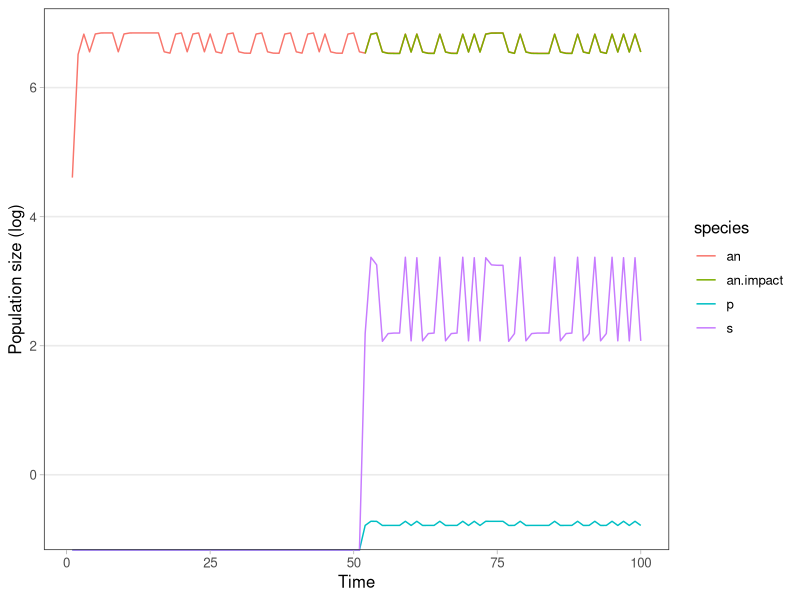
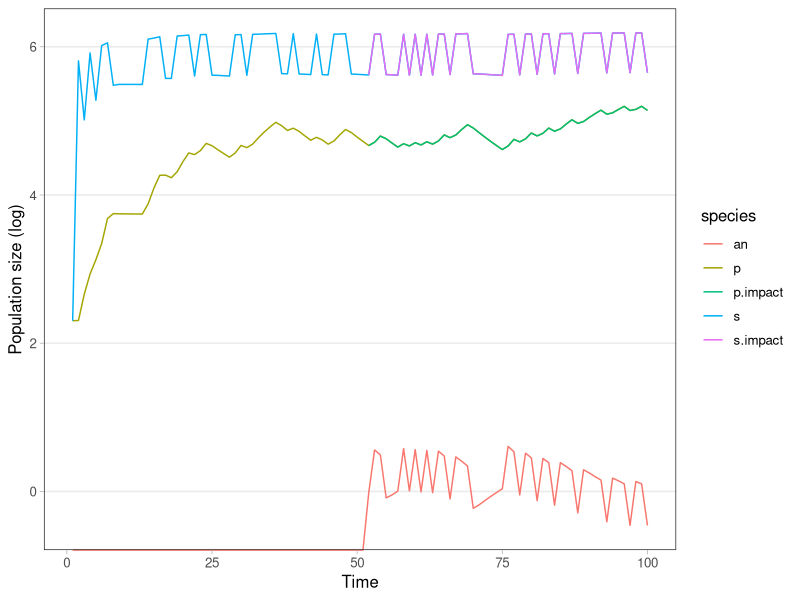

The R source for these figures, in order:
## ---- chunk 1
knitr::opts_chunk$set(echo = TRUE)
library(tidyverse)

## Personal ggplot theme
theme_cw <- function () { 
  theme_bw(base_size=12) %+replace% 
    theme(
      panel.background = element_blank(), 
      plot.background = element_blank(), 
      axis.ticks = element_line(colour = "grey70", size = rel(0.5)),
      panel.grid.minor = element_blank(), 
      panel.grid.major.x = element_blank(),
      legend.background = element_blank(), 
      legend.key = element_blank(),
      strip.background = element_blank(), 
      #  strip.text=element_text(size=12),
      #  axis.text=element_text(size=12),
      complete = TRUE
    )
}
## ---- chunk 2
# main parameters
pars <- read.csv('model_parameters_perennials.csv') %>%
  mutate(seed.surv = NULL)

# adding average values to the parameter df
an.means <- pars %>%
  filter(species == 'an') %>% 
  select(a.an, a.s, a.p, lambda, seed.germ) %>%
  colMeans()
s.means <- pars %>%
  filter(species == 's') %>% 
  select(a.an, a.s, a.p, seed.germ, stem.surv) %>%
  colMeans()
p.means <- pars %>%
  filter(species == 'p') %>%
  select(a.an, a.s, a.p, lambda, stem.surv) %>%
  colMeans()

pars <- pars %>%
  add_row(treatment = 'average', species = 'an', 
          a.an = an.means['a.an'], a.s = an.means['a.s'], a.p = an.means['a.p'],
          lambda = an.means['lambda'], seed.germ = an.means['seed.germ'], 
          stem.surv = NA) %>%
  add_row(treatment = 'average', species = 's', 
          a.an = s.means['a.an'], a.s = s.means['a.s'], a.p = s.means['a.p'],
          lambda = NA, seed.germ = s.means['seed.germ'], 
          stem.surv = s.means['stem.surv']) %>%
  add_row(treatment = 'average', species = 'p', 
          a.an = p.means['a.an'], a.s = p.means['a.s'], a.p = p.means['a.p'],
          lambda = p.means['lambda'], seed.germ = NA, 
          stem.surv = p.means['stem.surv'])

## ---- chunk 3
pop_interactions <- function(N0, param){
  pars.s <- param %>% filter(species == 's')
  pars.p <- param %>% filter(species == 'p')
  pars.an <- param %>% filter(species == 'an')
  
  n.s <- N0$p*pars.p$lambda /
    (1 + pars.p$a.an * pars.an$seed.germ * N0$an +
       pars.p$a.s * pars.s$seed.germ * N0$s +
       pars.p$a.p * N0$p)
  
  n.p <- N0$p * pars.p$stem.surv +
    (N0$s * pars.s$seed.germ * pars.s$stem.surv) /
    (1 + pars.s$a.an * pars.an$seed.germ * N0$an +
       pars.s$a.s * pars.s$seed.germ * N0$s +
       pars.s$a.p * N0$p)
  
  n.an <- N0$an*pars.an$lambda /
    (1+ pars.an$a.an * pars.an$seed.germ * N0$an +
       pars.an$a.s * pars.s$seed.germ * N0$s +
       pars.an$a.p * N0$p)
  
  n.all <- tibble(an = n.an,
                  s = n.s,
                  p = n.p)
  return(n.all)
}

## ---- chunk 4
run_invasion <- function(sp.invader, sp.resident, N0.r, parameters, 
                         vary.lambda = TRUE, vary.alpha = TRUE, 
                         init.time.steps = 50, total.time.steps = 100) {
  
  # two equally probable environmental conditions
  env.draw <- rbinom(total.time.steps, 1, 0.5) 
  env.cond <- if_else(env.draw > 0, 'wet','dry')
  
  
  # populations with resident species not impacted by the invader
  # NOTE: this isn't generic to any invader and resident species names
  n.all <- tibble(an = as.numeric(rep(NA, total.time.steps)),
                  s = as.numeric(rep(NA, total.time.steps)),
                  p = as.numeric(rep(NA, total.time.steps)))
  
  # setting initial populations
  n.all[1,sp.resident] <- N0.r
  n.all[1,sp.invader] <- 0
  
  # name of column for resident species pop when impacted by invading pop
  sp.res.impact <- paste(sp.resident, 'impact', sep = '.')
  
  # parameters for the average env condition
  p.ave <- parameters %>% filter(treatment == 'average')
  for(t in 1:init.time.steps){
    # parameters for the varying env condition
    p.env <- parameters %>% filter(treatment == env.cond[t])
    
    # setting non-varying parameters to their average
    if(vary.lambda == FALSE){
      p.env$lambda <- p.ave$lambda
    }
    
    # NOTE not sure if this is working yet
    if(vary.alpha == FALSE){
      p.env[,sp.resident] <- p.ave[,sp.resident]
      p.env[,sp.invader] <- p.ave[,sp.invader]
    }
    
    # running one time step with the appropriate environmental parameters
    n.all[t+1,] <- pop_interactions(N0 = n.all[t,], param = p.env)
    
  }
  
  # running the resident and invader for the remaining time steps
  for (t in (init.time.steps+1):(total.time.steps-1)){
    # parameters for the varying env condition
    p.env <- parameters %>% filter(treatment == env.cond[t])
    
    # setting non-varying parameters to their average
    if(vary.lambda == FALSE){
      p.env$lambda <- p.ave$lambda
    }
    
    #NOTE: not sure if this is working yet
    if(vary.alpha == FALSE){
      p.env[,sp.resident] <- p.ave[,sp.resident]
      p.env[,sp.invader] <- p.ave[,sp.invader]
    }
    
    # running invader and resident together
    N0.together <- n.all[t,]
    N0.together[sp.invader] <- 1/length(sp.invader) # NOTE: change later to equilibrium proportion?
    # running one time step with the appropriate environmental parameters
    n.res.impact <- pop_interactions(N0 = N0.together, param = p.env)
    
    # saving this output as the invader population and the impacted resident population
    n.all[t+1,sp.invader] <- n.res.impact[sp.invader]
    n.all[t+1,sp.res.impact] <- n.res.impact[sp.resident]
    
    # a version of this with the resident unaffected by the invader
    N0.res.only <- n.all[t,]
    N0.res.only[sp.invader] <- 0
    n.res.only <- pop_interactions(N0 = N0.res.only, param = p.env)
    n.all[t+1,sp.resident] <- n.res.only[sp.resident]
      
  }
  
  n.all$time <- 1:total.time.steps
  return(n.all)
  
}

## ---- chunk 5
plot_invasion <- function(df){
  df.long <- df %>% 
    pivot_longer(cols = !time,
                 names_to = 'species', values_to = 'n',
                 values_drop_na = TRUE) %>% 
    mutate(n.log = log(n))

  
  ggplot(df.long, aes(x = time, y = n.log, color = species)) +
    geom_line() +
    theme_cw() +
    xlab('Time') + 
    ylab('Population size (log)')
  
}
## ---- chunk 6
time.warm.up <- 50
time.full <- 100
invade.per.full <-  run_invasion(sp.invader = c('s','p'), sp.resident = 'an', N0.r = 100, 
                         parameters = pars, 
                         vary.lambda = TRUE, vary.alpha = TRUE, 
                         init.time.steps = time.warm.up, total.time.steps = time.full)

plot_invasion(invade.per.full)



invade.an.full <-  run_invasion(sp.invader = 'an', sp.resident = c('s','p'), N0.r = 10, 
                         parameters = pars, 
                         vary.lambda = TRUE, vary.alpha = TRUE, 
                         init.time.steps = time.warm.up, total.time.steps = time.full)

plot_invasion(invade.an.full)

